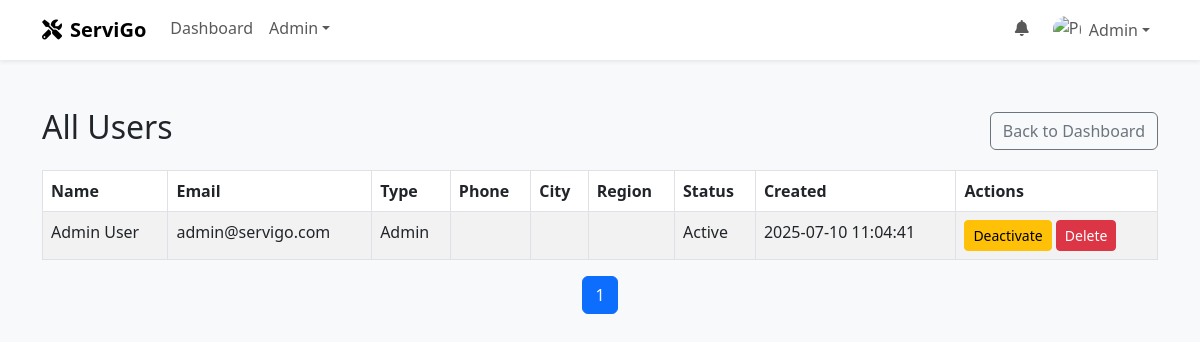
The page /admin/users.php (signed in) on the database its author committed.
### tables this page shows
CREATE TABLE users (
    id INT PRIMARY KEY AUTO_INCREMENT,
    username VARCHAR(50) UNIQUE NOT NULL,
    email VARCHAR(100) UNIQUE NOT NULL,
    password VARCHAR(255) NOT NULL,
    first_name VARCHAR(50) NOT NULL,
    last_name VARCHAR(50) NOT NULL,
    phone VARCHAR(20),
    address TEXT,
    city VARCHAR(50),
    region VARCHAR(50),
    profile_image VARCHAR(255),
    user_type ENUM('customer', 'provider', 'admin') DEFAULT 'customer',
    is_verified BOOLEAN DEFAULT FALSE,
    is_active BOOLEAN DEFAULT TRUE,
    created_at TIMESTAMP DEFAULT CURRENT_TIMESTAMP,
    updated_at TIMESTAMP DEFAULT CURRENT_TIMESTAMP ON UPDATE CURRENT_TIMESTAMP
);

### admin/users.php (the view, shortened to what this page needs)
<?php
$db = getDB();
$page = isset($_GET['page']) ? max(1, intval($_GET['page'])) : 1;
$per_page = 20;
$offset = ($page - 1) * $per_page;
$total = $db->query('SELECT COUNT(*) FROM users')->fetchColumn();
$stmt = $db->prepare('SELECT * FROM users ORDER BY created_at DESC LIMIT ? OFFSET ?');
$stmt->bindValue(1, $per_page, PDO::PARAM_INT);
$stmt->bindValue(2, $offset, PDO::PARAM_INT);
$stmt->execute();
$users = $stmt->fetchAll(PDO::FETCH_ASSOC);
$total_pages = ceil($total / $per_page);
?>
<!DOCTYPE html>
<html lang="en">
<head>
    <link rel="stylesheet" href="../assets/css/style.css">
    <link rel="stylesheet" href="https://cdnjs.cloudflare.com/ajax/libs/font-awesome/6.0.0/css/all.min.css">
    <link href="https://cdn.jsdelivr.net/npm/bootstrap@5.3.0/dist/css/bootstrap.min.css" rel="stylesheet">
</head>
<body class="bg-light">
<?php include '_header.php'; ?>
<div class="container py-5">
    <div class="d-flex justify-content-between align-items-center mb-3">
        <h2>All Users</h2>
        <a href="dashboard.php" class="btn btn-outline-secondary">Back to Dashboard</a>
    </div>
    <div class="table-responsive">
        <table class="table table-striped table-bordered">
            <thead><tr><th>Name</th><th>Email</th><th>Type</th><th>Phone</th><th>City</th><th>Region</th><th>Status</th><th>Created</th><th>Actions</th></tr></thead>
            <tbody>
            <?php foreach ($users as $u): ?>
                <tr>
                    <td><?php echo htmlspecialchars($u['first_name'] . ' ' . $u['last_name']); ?></td>
                    <td><?php echo htmlspecialchars($u['email']); ?></td>
                    <td><?php echo ucfirst($u['user_type']); ?></td>
                    <td><?php echo htmlspecialchars($u['phone']); ?></td>
                    <td><?php echo htmlspecialchars($u['city']); ?></td>
                    <td><?php echo htmlspecialchars($u['region']); ?></td>
                    <td><?php echo $u['is_active'] ? 'Active' : 'Inactive'; ?></td>
                    <td><?php echo htmlspecialchars($u['created_at']); ?></td>
                    <td>
                        <form method="post" class="d-inline">
                            <button type="submit" name="toggle_user_status" class="btn btn-sm btn-<?php echo $u['is_active'] ? 'warning' : 'success'; ?>"><?php echo $u['is_active'] ? 'Deactivate' : 'Activate'; ?></button>
                        </form>
                        <form method="post" class="d-inline" onsubmit="return confirm('Delete this user?');">
                            <button type="submit" name="delete_user" class="btn btn-sm btn-danger">Delete</button>
                        </form>
                    </td>
                </tr>
            <?php endforeach; ?>
            </tbody>
        </table>
    </div>
    <nav>
        <ul class="pagination justify-content-center">
            <?php for ($i = 1; $i <= $total_pages; $i++): ?>
                <li class="page-item <?php echo $i === $page ? 'active' : ''; ?>">
                    <a class="page-link" href="?page=<?php echo $i; ?>"><?php echo $i; ?></a>
                </li>
            <?php endfor; ?>
        </ul>
    </nav>
</div>
</body>
</html>

### rows shown on the page
users: first_name+last_name "Admin User", email "admin@servigo.com", user_type "Admin", is_active "Active", created_at "2025-07-10 11:04:41"

### other values the page prints
$_SESSION['first_name'] "Admin"
